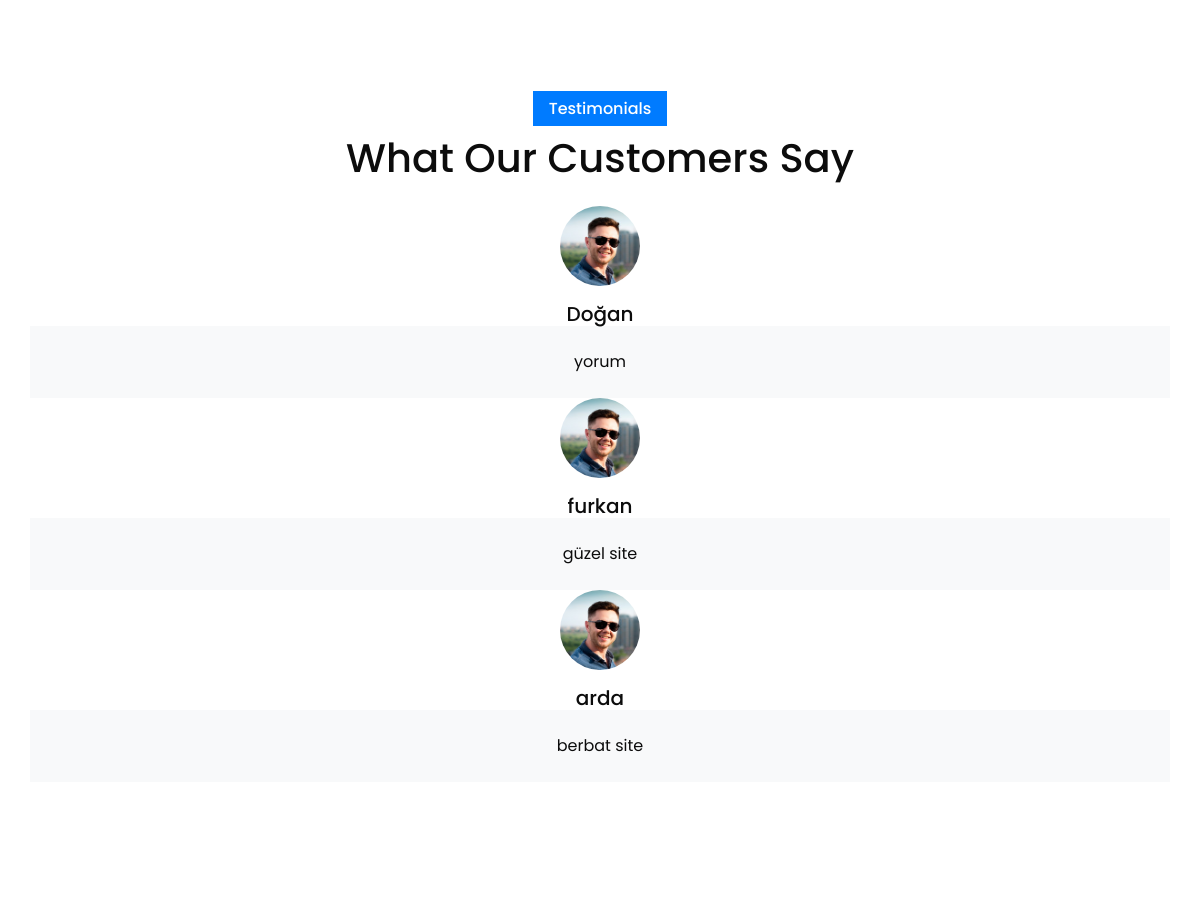
Before: / (middle part) with the older database file.
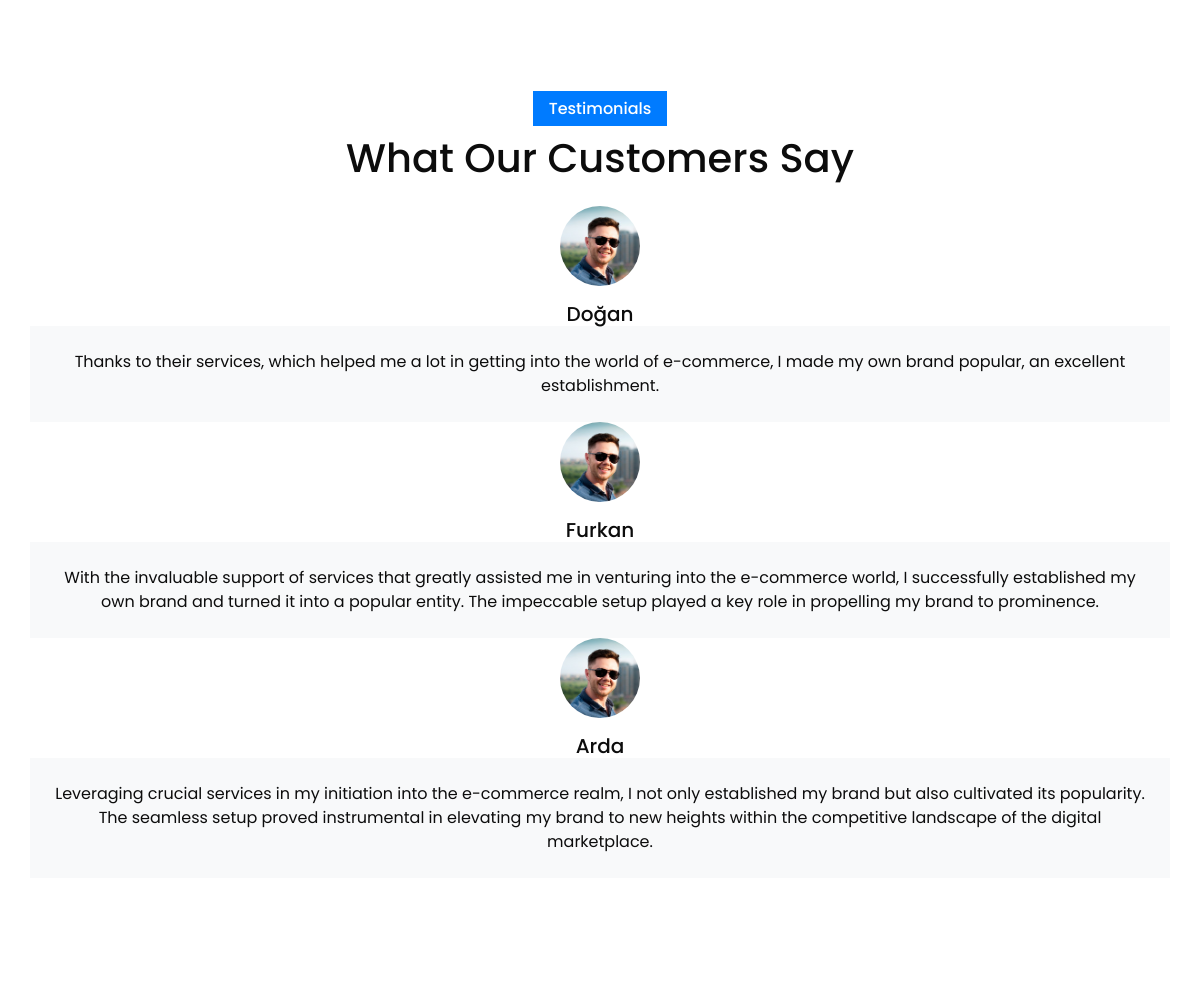
After: the same page with the newer database file.
### app/models.py (models this page shows)
class Customer(db.Model):
    id = db.Column(db.Integer, primary_key=True)
    name = db.Column(db.String(100), nullable=False)
    comment = db.Column(db.String(512), nullable=False)

### app/views.py (the view)
@app.route('/index.html')
@app.route('/')
def index():
    customers = Customer.query.all()
    return render_template('index.html',customers=customers)

### app/templates/index.html (shortened to what this page needs)
{% extends "base.html" %}
{%block content%}
  <section class="case_section layout_padding">
  </section>
<section class="py-5 wow fadeInUp" data-wow-delay="0.1s">
  <div class="container">
      <div class="text-center">
          <h6 class="section-title bg-primary text-white px-3 py-2 d-inline-block">Testimonials</h6>
          <h1 class="mb-4">What Our Customers Say</h1>
      </div>
      <div class="owl-carousel testimonial-carousel">
          {% for customer in customers %}
              <div class="testimonial-item text-center">
                  <img class="rounded-circle mb-3" src="{{ url_for('static', filename='images/client.jpg') }}" alt="Client Image" style="width: 80px; height: 80px;">
                  <h5 class="mb-0">{{customer.name}}</h5>
                  <div class="testimonial-text bg-light p-4">
                      <p class="mb-0">{{customer.comment}}</p>
                  </div>
              </div>
          {% endfor %}
      </div>
  </div>
</section>
  <section class="contact_section layout_padding">
  </section>
{% endblock %}

### app/templates/base.html (shortened to what this page needs)
<!DOCTYPE html>
<html lang="en">
<head>
<link rel="stylesheet" type="text/css" href="{{ url_for('static', filename='css/bootstrap.css') }}">
<link href="{{ url_for('static', filename='css/font-awesome.min.css') }}" rel="stylesheet">
<link href="{{ url_for('static', filename='css/style.css') }}" rel="stylesheet">
<link href="{{ url_for('static', filename='css/responsive.css') }}" rel="stylesheet">
</head>
<body class="sub_page">
    {%block content%}
    {%endblock%}
</body>
</html>

### app/static/css/style.css (style rules this page uses)
body { font-family: "Poppins", sans-serif; color: #0c0c0c; background-color: #ffffff; overflow-x: hidden; }
.layout_padding { padding: 90px 0; }
.contact_section { position: relative; }

### app/static/css/responsive.css (style rules this page uses)
@media (min-width: 1200px) { .container { max-width: 1170px; } }

Changed rows visible on the page:
changed Customer "Doğan": comment "yorum" → "Thanks to their services, which helped me a lot in getting into the world of e-commerce, I made my own brand popular, an excellent establishment."
changed Customer: name "furkan" → "Furkan"; comment "güzel site" → "With the invaluable support of services that greatly assisted me in venturing into the e-commerce world, I successfully established my own brand and turned it into a popular entity. The impeccable setup played a key role in propelling my brand to prominence."
changed Customer: name "arda" → "Arda"; comment "berbat site" → "Leveraging crucial services in my initiation into the e-commerce realm, I not only established my brand but also cultivated its popularity. The seamless setup proved instrumental in elevating my brand to new heights within the competitive landscape of the digital marketplace."
